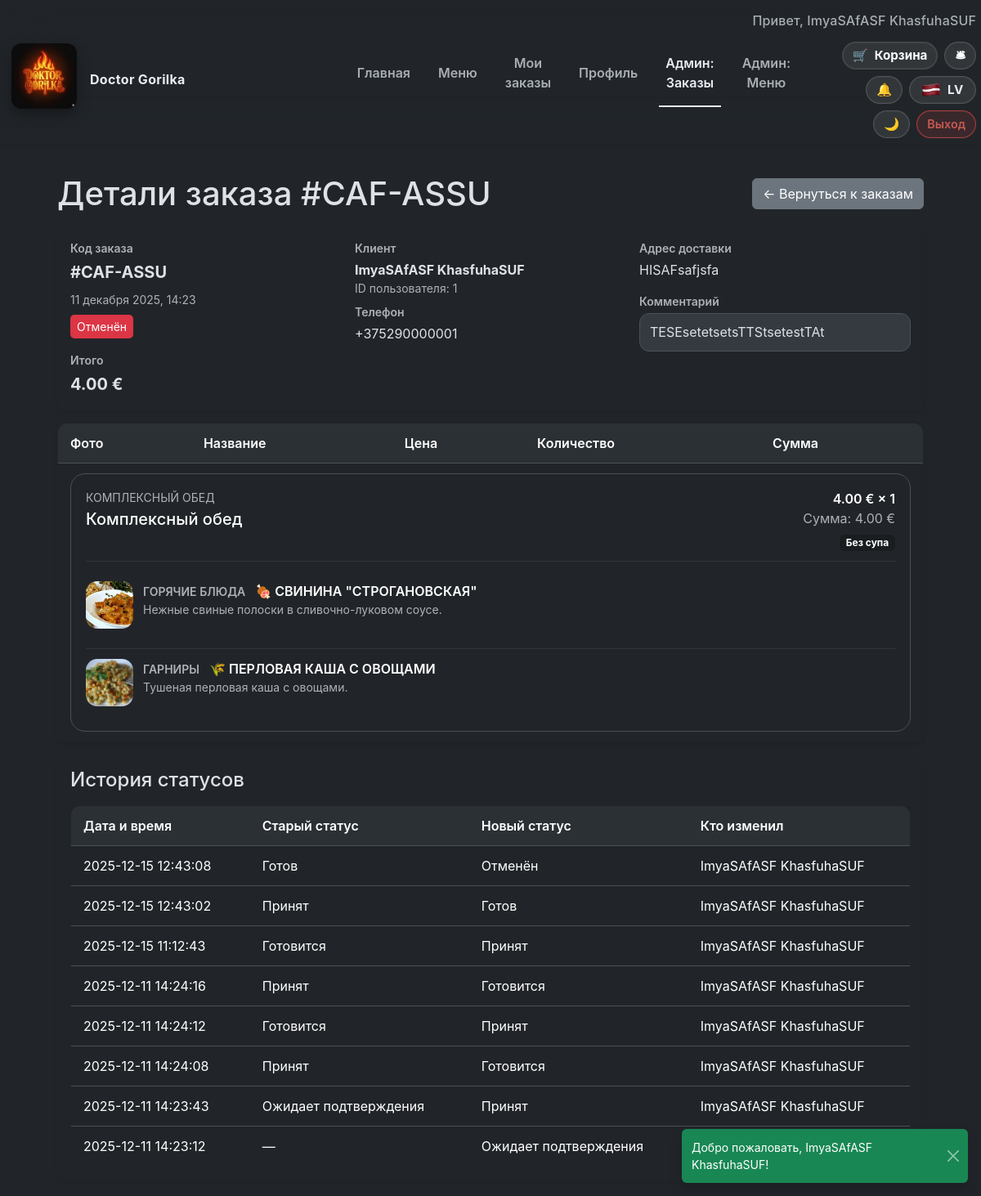
Screenshot of /admin/orders/show?id=114 (signed in) with the database file from the repository.
### tables this page shows
CREATE TABLE orders (
        id INTEGER PRIMARY KEY AUTOINCREMENT,
        user_id INTEGER NOT NULL,
        created_at TEXT DEFAULT CURRENT_TIMESTAMP,
        status TEXT CHECK(status IN ('pending','new','cooking','ready','delivered','cancelled')) DEFAULT 'pending',
        total_price REAL,
        delivery_address TEXT, order_code TEXT, comment TEXT,
        FOREIGN KEY (user_id) REFERENCES users(id)
    );

CREATE TABLE order_items (
    id INTEGER PRIMARY KEY AUTOINCREMENT,
    order_id INTEGER NOT NULL,
    menu_id INTEGER NOT NULL,
    quantity INTEGER NOT NULL, combo_details TEXT,
    FOREIGN KEY (order_id) REFERENCES "orders_old"(id),
    FOREIGN KEY (menu_id) REFERENCES menu(id)
);

CREATE TABLE order_status_history (
            id INTEGER PRIMARY KEY AUTOINCREMENT,
            order_id INTEGER NOT NULL,
            old_status TEXT,
            new_status TEXT NOT NULL,
            changed_by INTEGER,
            changed_at TEXT DEFAULT CURRENT_TIMESTAMP,
            FOREIGN KEY (order_id) REFERENCES orders(id) ON DELETE CASCADE,
            FOREIGN KEY (changed_by) REFERENCES users(id) ON DELETE SET NULL
        );

### resources/views/admin/order_show.php (the view, shortened to what the rows shown need)
<?php
$timezone = appTimezone();
$locale = currentLocale() === 'lv' ? 'lv' : 'ru';
$createdAt = Carbon::parse($order->createdAt, 'UTC')->setTimezone($timezone)->locale($locale)->isoFormat('D MMMM YYYY, HH:mm');
?>
<div class="page-container">
    <div class="d-flex align-items-center justify-content-between mb-3">
        <h1 class="mb-0"><?= htmlspecialchars(translate('admin.orders.details.heading', ['id' => $order->orderCode ?? $order->id])) ?></h1>
        <a class="btn btn-secondary" href="/admin/orders"><?= htmlspecialchars(translate('common.back_to_orders')) ?></a>
    </div>
    <div class="card border-0 shadow-sm mb-3">
        <div class="card-body">
            <div class="row g-3">
                <div class="col-md-4">
                    <div class="fw-semibold text-muted small mb-1"><?= htmlspecialchars(translate('admin.orders.details.code')) ?></div>
                    <div class="fs-5 fw-bold">#<?= htmlspecialchars($order->orderCode ?? $order->id) ?></div>
                    <div class="text-muted small mt-2"><?= htmlspecialchars($createdAt) ?></div>
                    <div class="mt-2">
                        <span class="status status-<?= htmlspecialchars($order->status) ?>">
                            <?= htmlspecialchars(translateStatus($order->status)) ?>
                        </span>
                    </div>
                    <div class="mt-3">
                        <div class="fw-semibold text-muted small mb-1"><?= htmlspecialchars(translate('admin.orders.details.total')) ?></div>
                        <div class="fs-5 fw-bold"><?= number_format($order->totalPrice, 2, '.', ' ') ?> €</div>
                    </div>
                </div>
                <div class="col-md-4">
                    <div class="fw-semibold text-muted small mb-1"><?= htmlspecialchars(translate('admin.orders.details.customer')) ?></div>
                    <div class="fw-bold"><?= htmlspecialchars($order->customerName ?? translate('orders.view.user_placeholder', ['id' => $order->userId])) ?></div>
                    <div class="text-muted small"><?= htmlspecialchars(translate('admin.orders.details.user_id')) ?>: <?= $order->userId ?></div>
                    <div class="mt-2">
                        <div class="fw-semibold text-muted small mb-1"><?= htmlspecialchars(translate('admin.orders.details.phone')) ?></div>
                        <div><?= htmlspecialchars($order->customerPhone ?? translate('orders.view.phone_unknown')) ?></div>
                    </div>
                </div>
                <div class="col-md-4">
                    <div class="fw-semibold text-muted small mb-1"><?= htmlspecialchars(translate('admin.orders.details.address')) ?></div>
                    <div><?= nl2br(htmlspecialchars($order->deliveryAddress ?? '—')) ?></div>
                    <?php if (!empty($order->comment)): ?>
                        <div class="mt-3">
                            <div class="fw-semibold text-muted small mb-1"><?= htmlspecialchars(translate('admin.orders.details.comment')) ?></div>
                            <div class="comment-box"><?= nl2br(htmlspecialchars($order->comment)) ?></div>
                        </div>
                    <?php endif; ?>
                </div>
            </div>
        </div>
    </div>
    <div class="card border-0 shadow-sm mb-3">
        <div class="card-body p-0">
            <div class="table-responsive">
                <table class="table mb-0">
                    <thead>
                        <tr>
                            <th><?= htmlspecialchars(translate('cart.table.photo')) ?></th>
                            <th><?= htmlspecialchars(translate('cart.table.name')) ?></th>
                            <th><?= htmlspecialchars(translate('cart.table.price')) ?></th>
                            <th><?= htmlspecialchars(translate('cart.table.quantity')) ?></th>
                            <th><?= htmlspecialchars(translate('cart.table.sum')) ?></th>
                        </tr>
                    </thead>
                    <tbody>
                        <?php foreach ($order->items as $item): ?>
                            <?php if ($item->isCombo()): ?>
                                <?php $combo = $item->comboDetails; $comboItems = $combo['items'] ?? []; $selection = $combo['selection'] ?? []; ?>
                                <tr class="combo-order-row">
                                    <td colspan="5">
                                        <div class="combo-order-card">
                                            <div class="combo-order-header">
                                                <div>
                                                    <p class="text-uppercase text-muted small mb-1"><?= htmlspecialchars(translate('orders.view.combo_title')) ?></p>
                                                    <h5 class="mb-0"><?= htmlspecialchars($combo['title'] ?? $item->title) ?></h5>
                                                </div>
                                                <div class="text-end">
                                                    <div class="fw-semibold">
                                                        <?= number_format($item->price, 2, '.', ' ') ?> € × <?= $item->quantity ?>
                                                    </div>
                                                    <div class="text-muted"><?= htmlspecialchars(translate('orders.view.combo_sum', ['sum' => number_format($item->sum(), 2, '.', ' ')])) ?></div>
                                                    <div class="badge bg-dark-subtle mt-2">
                                                        <?= !empty($selection['soup']) ? htmlspecialchars(translate('orders.view.badge_with_soup')) : htmlspecialchars(translate('orders.view.badge_without_soup')) ?>
                                                    </div>
                                                </div>
                                            </div>
                                            <div class="combo-breakdown">
                                                <?php foreach ($comboItems as $comboItem): ?>
                                                    <?php
                                                    $itemLabel = $comboItem['category'] ?? translate('combo.category.extra');
                                                    ?>
                                                    <div class="combo-breakdown-item">
                                                        <div class="combo-breakdown-thumb">
                                                            <?php if (!empty($comboItem['image'])): ?>
                                                                <img src="/assets/images/<?= htmlspecialchars($comboItem['image']) ?>" alt="<?= htmlspecialchars($comboItem['title']) ?>">
                                                            <?php else: ?>
                                                                <span><?= htmlspecialchars(translate('common.no_photo')) ?></span>
                                                            <?php endif; ?>
                                                        </div>
                                                        <div>
                                                            <div class="combo-breakdown-title">
                                                                <div>
                                                                    <span class="text-muted text-uppercase small me-2"><?= htmlspecialchars($itemLabel) ?></span>
                                                                    <?= htmlspecialchars($comboItem['title']) ?>
                                                                </div>
                                                            </div>
                                                            <?php if (!empty($comboItem['description'])): ?>
                                                                <div class="text-muted small text-truncate-2"><?= htmlspecialchars($comboItem['description']) ?></div>
                                                            <?php else: ?>
                                                                <div class="text-muted small fst-italic"><?= htmlspecialchars(translate('combo.placeholder_desc')) ?></div>
                                                            <?php endif; ?>
                                                        </div>
                                                    </div>
                                                <?php endforeach; ?>
                                            </div>
                                        </div>
                                    </td>
                                </tr>
                                <?php continue; ?>
                            <?php endif; ?>
                        <?php endforeach; ?>
                    </tbody>
                </table>
            </div>
        </div>
    </div>
    <div class="card border-0 shadow-sm">
        <div class="card-body">
            <?php if (empty($order->statusHistory)): ?>
                <div class="text-muted small"><?= htmlspecialchars(translate('admin.orders.details.history_empty')) ?></div>
            <?php else: ?>
                <div class="table-responsive">
                    <table class="table table-sm mb-0">
                        <thead>
                        <tr>
                            <th><?= htmlspecialchars(translate('admin.orders.details.history_date')) ?></th>
                            <th><?= htmlspecialchars(translate('admin.orders.details.history_old')) ?></th>
                            <th><?= htmlspecialchars(translate('admin.orders.details.history_new')) ?></th>
                            <th><?= htmlspecialchars(translate('admin.orders.details.history_user')) ?></th>
                        </tr>
                        </thead>
                        <tbody>
                        <?php foreach ($order->statusHistory as $history): ?>
                            <tr>
                                <td><?= htmlspecialchars(Carbon::parse($history->changedAt, 'UTC')->setTimezone($timezone)->locale($locale)->isoFormat('YYYY-MM-DD HH:mm:ss')) ?></td>
                                <td><?= htmlspecialchars($history->oldStatus ? translateStatus($history->oldStatus) : '—') ?></td>
                                <td><?= htmlspecialchars(translateStatus($history->newStatus)) ?></td>
                                <td><?= htmlspecialchars($history->changedByName ?? translate('admin.orders.details.history_system')) ?></td>
                            </tr>
                        <?php endforeach; ?>
                        </tbody>
                    </table>
                </div>
            <?php endif; ?>
        </div>
    </div>
</div>

### rows the page displays
orders: order_code "CAF-ASSU", created_at "11 декабря 2025, 14:23", total_price "4.00", user "1", delivery_address "HISAFsafjsfa", comment "TESEsetetsetsTTStsetestTAt"
order_items: title "Комплексный обед", price "4.00", quantity "1", itemLabel "ГОРЯЧИЕ БЛЮДА", title "🍖 СВИНИНА \"СТРОГАНОВСКАЯ\"", description "Нежные свиные полоски в сливочно-луковом соусе.", itemLabel "ГАРНИРЫ", title "🌾 ПЕРЛОВАЯ КАША С ОВОЩАМИ", description "Тушеная перловая каша с овощами."
order_status_history: changed_at "2025-12-15 12:43:08", old_status "Готов", changedByName "ImyaSAfASF KhasfuhaSUF"
order_status_history: changed_at "2025-12-15 12:43:02", old_status "Принят", changedByName "ImyaSAfASF KhasfuhaSUF"
order_status_history: changed_at "2025-12-15 11:12:43", old_status "Готовится", changedByName "ImyaSAfASF KhasfuhaSUF"
order_status_history: changed_at "2025-12-11 14:24:16", old_status "Принят", changedByName "ImyaSAfASF KhasfuhaSUF"
order_status_history: changed_at "2025-12-11 14:24:12", old_status "Готовится", changedByName "ImyaSAfASF KhasfuhaSUF"
order_status_history: changed_at "2025-12-11 14:24:08", old_status "Принят", changedByName "ImyaSAfASF KhasfuhaSUF"
order_status_history: changed_at "2025-12-11 14:23:43", old_status "Ожидает подтверждения", changedByName "ImyaSAfASF KhasfuhaSUF"
order_status_history: changed_at "2025-12-11 14:23:12", old_status "—"

### other values shown
translate('nav.home') "Главная"
translate('nav.menu') "Меню"
translate('nav.orders') "Мои заказы"
translate('nav.profile') "Профиль"
translate('nav.admin_orders') "Админ: Заказы"
translate('nav.admin_menu') "Админ: Меню"
translate('nav.cart') "Корзина"
$nextLocaleShort "LV"
translate('nav.logout') "Выход"
translate('common.back_to_orders') "← Вернуться к заказам"
translate('admin.orders.details.code') "Код заказа"
translate('admin.orders.details.total') "Итого"
translate('admin.orders.details.customer') "Клиент"
$order->customerName "ImyaSAfASF KhasfuhaSUF"
translate('admin.orders.details.user_id') "ID пользователя"
